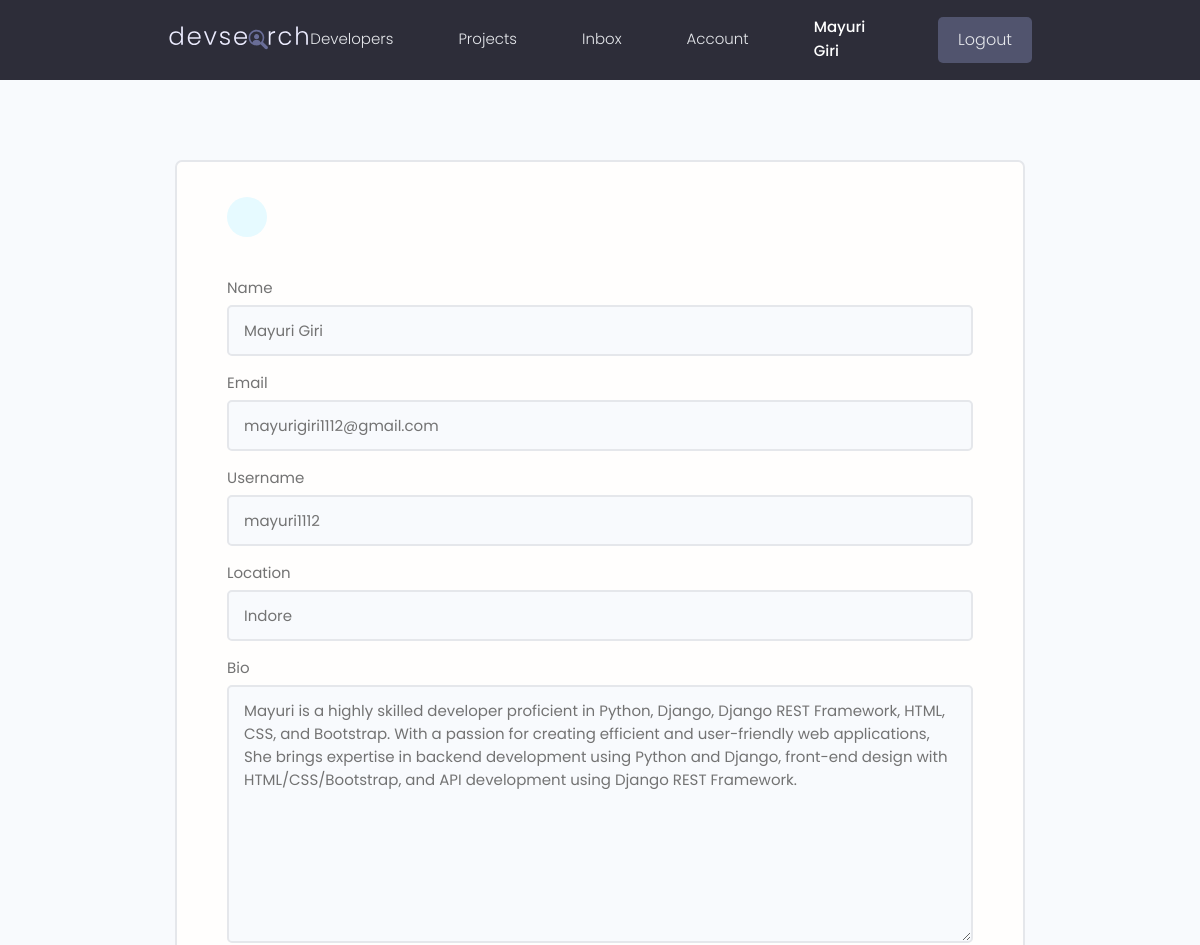
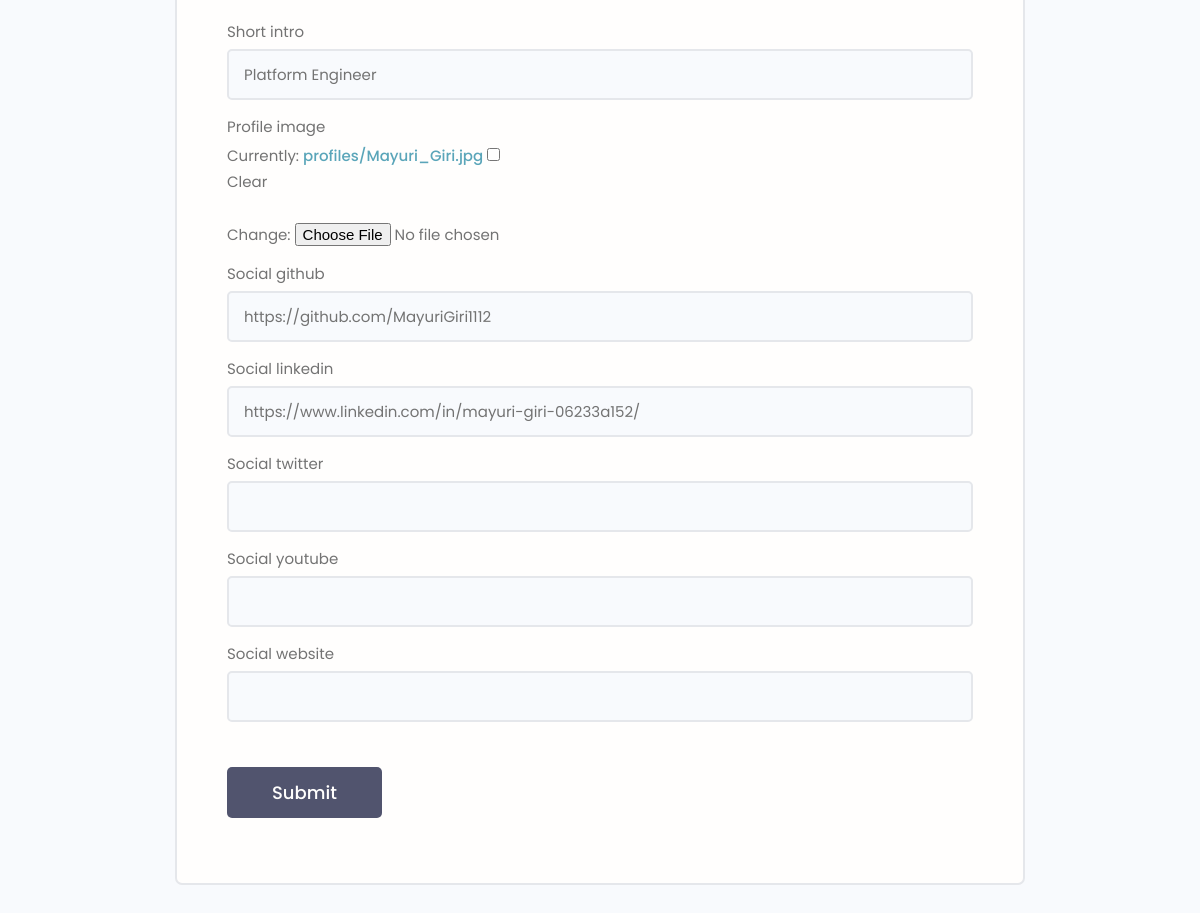
The page /edit-account/ (signed in) on the database its author committed (2 pictures, top to bottom).
### users/models.py (models this page shows, shortened)
class Profile(models.Model):
    user = models.OneToOneField(
        User, on_delete=models.CASCADE, null=True, blank=True)
    name = models.CharField(max_length=200, blank=True, null=True)
    email = models.EmailField(max_length=500, blank=True, null=True)
    username = models.CharField(max_length=200, blank=True, null=True)
    location = models.CharField(max_length=200, blank=True, null=True)
    short_intro = models.CharField(max_length=200, blank=True, null=True)
    bio = models.TextField(blank=True, null=True)
    profile_image = models.ImageField(null=True, blank=True, upload_to='profiles/', default="profiles/user-default.png")
    social_github = models.CharField(max_length=200, blank=True, null=True)
    social_twitter = models.CharField(max_length=200, blank=True, null=True)
    social_linkedin = models.CharField(max_length=200, blank=True, null=True)
    social_youtube = models.CharField(max_length=200, blank=True, null=True)
    social_website = models.CharField(max_length=200, blank=True, null=True)
    created = models.DateTimeField(auto_now_add=True)
    id = models.UUIDField(default=uuid.uuid4, unique=True,
                          primary_key=True, editable=False)
    class Meta:
        ordering = ['created']

### users/views.py (the view)
# urls.py: path('edit-account/', views.editAccount, name="edit-account"),
@login_required(login_url='login')
def editAccount(request):
    profile = request.user.profile
    form = ProfileForm(instance=profile)
    if request.method == 'POST':
        form = ProfileForm(request.POST, request.FILES, instance=profile)
        if form.is_valid():
            form.save()
            return redirect('account')
    context = {'form': form}
    return render(request, 'users/profile_form.html', context)

### users/forms.py
class ProfileForm(ModelForm):
    class Meta:
        model = Profile
        fields = ['name', 'email', 'username',
                  'location', 'bio', 'short_intro', 'profile_image',
                  'social_github', 'social_linkedin', 'social_twitter',
                  'social_youtube', 'social_website']
    def __init__(self, *args, **kwargs):
        super(ProfileForm, self).__init__(*args, **kwargs)
        for name, field in self.fields.items():
            field.widget.attrs.update({'class': 'input'})

### users/templates/users/profile_form.html (shortened to what this page needs)
{% extends 'main.html' %}
{% block content %}
<main class="formPage my-xl">
    <div class="content-box">
        <div class="formWrapper">
            <a class="backButton" href="{% url 'account' %}"></a>
            <br>
            <form class="form" method="POST" action="{% url 'edit-account' %}" enctype="multipart/form-data">
                {% for field in form %}
                <div class="form__field">
                    <label for="formInput#text">{{field.label}}</label>
                    {{field}}
                </div>
                {% endfor %}
                <input class="btn btn--sub btn--lg  my-md" type="submit" value="Submit" />
            </form>
        </div>
    </div>
</main>
{% endblock content %}

### templates/navbar.html (shortened to what this page needs)
{% load static %}
<header class="header">
    <div class="container container--narrow">
        <a href="{% url 'profiles' %}" class="header__logo">
            <img src="{% static 'images/logo.svg' %} " alt="DevSearch Logo" />
        </a>
        <nav class="header__nav">
            <ul class="header__menu">
                <li class="header__menuItem"><a href="{% url 'profiles' %}">Developers</a></li>
                <li class="header__menuItem"><a href="{% url 'projects' %}">Projects</a></li>
                {% if request.user.is_authenticated %}
                <li class="header__menuItem"><a href="{% url 'inbox' %}">Inbox</a></li>
                <li class="header__menuItem"><a href="{% url 'account' %}">Account</a></li>
                <a class="header__menuItem" style="color: white;">
                    {{request.user.first_name}}
                  </a>
                <li class="header__menuItem"><a href="{% url 'logout' %}" class="btn btn--sub">Logout</a></li>
                {% else %}
                <li class="header__menuItem"><a href="{% url 'login' %}" class="btn btn--sub">Login/Sign Up</a></li>
                {% endif %}
            </ul>
        </nav>
    </div>
</header>

### static/styles/app.css (style rules this page uses)
:root { --color-sub: #2d2d39; }
.btn--sub { background-color: var(--color-sub-light); }
img { width: 100%; }
.content-box { width: 95%; max-width: 85rem; margin: 0 auto; }
.header { position: sticky; z-index: 111; background-color: var(--color-sub); padding: 1.5rem 0; }
.header > .container { display: flex; justify-content: space-between; align-items: center; }
.header__logo > img { height: 3.8rem; }
.header__nav > ul { display: inline-flex; align-items: center; list-style: none; gap: 6.5rem; }
.header__menuItem > a { color: var(--color-light); font-weight: 300; }
.backButton { background: var(--color-main-light); color: var(--color-main); width: 4rem; height: 4rem; display: flex; align-items: center; justify-content: center; border-radius: 50%; }
.formPage .formWrapper { list-style: none; background: var(--color-white); padding: 3.5rem 5rem; border: 2px solid var(--color-light); border-radius: 0.7rem; }

### static/uikit/styles/modules/_variables.css (style rules this page uses)
:root { --color-main: #5aa5b9; --color-main-light: #e6faff; --color-sub: #3f4156; --color-sub-light: #51546e; --color-sub-lighter: #ededfd; --color-text: #737373; --color-gray: #8b8b8b; --color-light: #e5e7eb; --color-light-gray: #767676; --color-bg: #f8fafd; --color-white: #fffefd; --color-white-light: #f3f3f3; --color-success: #359e64; --color-success-bg: #def8e8; --color-error: #fc4b0b; --color-error-bg: #fff2ee; --font-base: 'Poppins', arial, helvetica, 'Segoe UI', roboto, ubuntu, sans-serif; --font-monospace: 'Fira Code', 'Courier New', courier, monospace; --font-regular: 300; --font-medium: 500; --font-bold: 700; --generic-shadow: 1px 1px 5px #00000010; --generic-transition: all 0.3s ease-in-out; }

### static/uikit/styles/modules/_base.css (style rules this page uses)
* { margin: 0; padding: 0; box-sizing: border-box; text-rendering: optimizeLegibility; color: inherit; font-size: inherit; }
html { font-size: 50%; }
@media only screen and (min-width: 480px) { html { font-size: 56.25%; } }
@media only screen and (min-width: 1200px) { html { font-size: 62.5%; } }
body { line-height: 1.6; font-weight: 400; font-size: 1.5rem; color: var(--color-text); background-color: var(--color-bg); min-height: 100vh; }

### static/uikit/styles/modules/_typography.css (style rules this page uses)
* { font-family: var(--font-base); }
a { padding-bottom: 2px; text-decoration: none; display: inline-block; color: var(--color-main); font-weight: var(--font-medium); }

### static/uikit/styles/modules/_utilities.css (style rules this page uses)
.container { width: 92%; max-width: 165rem; margin: 0 auto; box-sizing: border-box; }
.container--narrow { width: 92%; max-width: 120rem; }
@media screen and (min-width: 1000px) { .container { width: 90%; } }
@media screen and (min-width: 1000px) { .container--narrow { width: 85%; } }
@media screen and (min-width: 1200px) { .container { width: 80%; } }
@media screen and (min-width: 1200px) { .container--narrow { width: 72%; } }
.my-md { margin: 3rem auto; }
.my-xl { margin: 8rem auto; }

### static/uikit/styles/modules/_button.css (style rules this page uses)
.btn { display: inline-block; position: relative; cursor: pointer; background-color: var(--color-light); font-weight: var(--font-medium); color: var(--color-sub); text-decoration: none; padding: 1rem 2rem; border-radius: 0.5rem; border: none; width: -webkit-fit-content; width: -moz-fit-content; width: fit-content; height: -webkit-fit-content; height: -moz-fit-content; height: fit-content; font-size: 1.6rem; outline-width: 0; outline-color: transparent; -webkit-backface-visibility: hidden; backface-visibility: hidden; transition: all 0.3s ease-in-out; }
.btn--sub { background-color: var(--color-sub); color: var(--color-white); }
.btn--lg { font-size: 1.8rem; padding: 1.2rem 4.5rem; }

### static/uikit/styles/modules/_form.css (style rules this page uses)
.form { display: block; }
.form__field { margin-top: 1.5rem; margin-bottom: 1.5rem; }
.form__label, .form__field > label { display: block; margin-bottom: 0.5rem; color: var(--color-text); }
input.input[type='text'], input.input[type='email'], input.input[type='password'], input.input[type='number'], select.input, textarea.input { min-width: 24rem; width: 100%; padding: 1.2rem 1.5rem; border-radius: 0.5rem; border: 2px solid var(--color-light); transition: all 0.3s ease-in-out; background-color: var(--color-bg); }

### rows shown on the page
Profile: form "Mayuri Giri" "mayurigiri1112@gmail.com" "mayuri1112" "Indore" "Mayuri is a highly skilled developer proficient in Python, Django, Django REST Framework, HTML, CSS, and Bootstrap. With a passion for creating efficient and user-friendly web applications, She brings expertise in backend development using Python and Django, front-end design with HTML/CSS/Bootstrap, and API development using Django REST Framework." "Platform Engineer" "https://github.com/MayuriGiri1112" "https://www.linkedin.com/in/mayuri-giri-06233a152/"

### other values the page prints
{{ request.user.first_name }} "Mayuri Giri"
{{ field.label }} "Name" "Email" "Username" "Location" "Bio" "Short intro" "Profile image" "Social github" "Social linkedin" "Social twitter" "Social youtube" "Social website"
